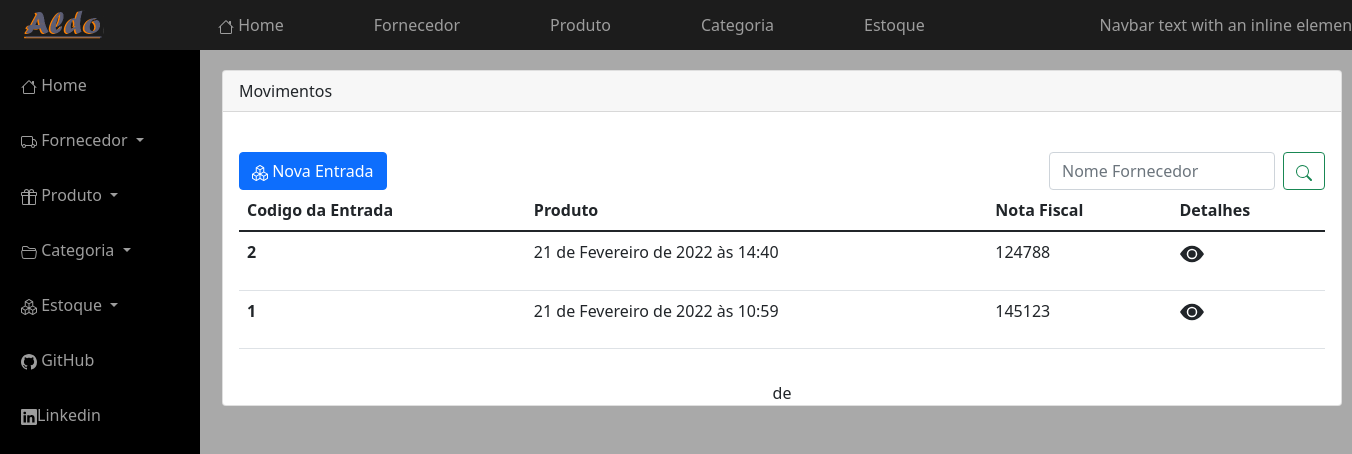
Page /estoque on the earlier database version.
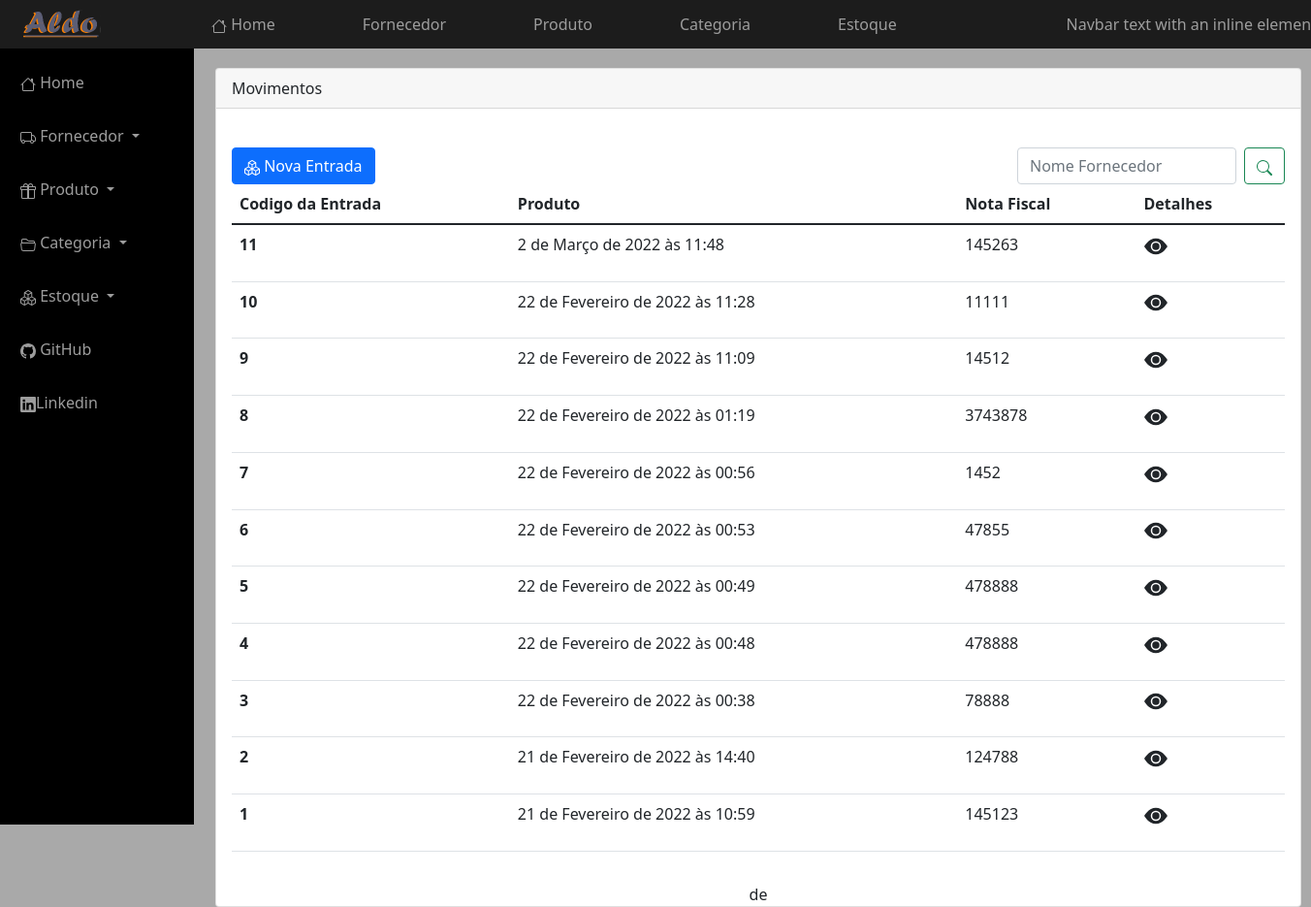
Same page on the later database version.
### estoque/models.py (models this page shows, shortened)
class Estoque(TimeStampeModel):
    funcionario = models.ForeignKey(User, on_delete=models.CASCADE, related_name='estoques')
    nf = models.PositiveIntegerField('nota fiscal', null=True,blank=True)
    movimento = models.CharField(max_length=1, choices=MOVIMENTO)
    class Meta:
         ordering = ('-created',)

### estoque/views.py (the view)
# urls.py: path('', estoque_entrado_list, name='home_estoque'),
def estoque_entrado_list(request):
    template_name = 'estoque/estoque_entrada_list.html'
    objects = Estoque.objects.filter(movimento='e')
    context = {'object_list': objects}
    return render(request, template_name, context)

### estoque/templates/estoque/estoque_entrada_list.html (shortened to what this page needs)
{% extends "core/includes/base.html"%}
{% block main %}
<div class="card" id="card_list_produto">
    <div class="card-header">
    Movimentos
  </div>
    <br>
  <div class="card-body">
      <div class="row">
          <div class="col">
          <a href="{% url 'entrada_estoque' %}" class="btn btn-primary">
              Nova Entrada
          </a>
          </div>
          <form class="d-flex"  id="t">
          <input class="form-control me-2" type="text" name="search"  placeholder="Nome Fornecedor" aria-label="Search">
          <button class="btn btn-outline-success" type="submit">
          </button>
          </form>
          <br>
      </div>
   <table class="table">
  <thead>
    <tr>
      <th scope="col">Codigo da Entrada</th>
      <th scope="col">Produto</th>
      <th scope="col">Nota Fiscal</th>
      <th scope="col">Detalhes</th>
    </tr>
  </thead>
  <tbody>
  {% for entrada in object_list %}
    <tr>
      <th scope="row">{{entrada.id}}</th>
      <td>{{entrada.created}}</td>
      <td>{{entrada.nf}}</td>
      <td><a href="{% url 'estoque_entrada_detalhes' entrada.id %}" class="buton ">
         <p class="text-dark"><svg xmlns="http://www.w3.org/2000/svg" width="1.5em" height="1.5em" fill="currentColor" class="bi bi-eye-fill" viewBox="0 0 16 16">
             <path d="M10.5 8a2.5 2.5 0 1 1-5 0 2.5 2.5 0 0 1 5 0z"/>
             <path d="M0 8s3-5.5 8-5.5S16 8 16 8s-3 5.5-8 5.5S0 8 0 8zm8 3.5a3.5 3.5 0 1 0 0-7 3.5 3.5 0 0 0 0 7z"/>
             </svg></p>
      </a></td>
    </tr>
   {% endfor %}
  </tbody>
</table>
         </div>
    <div class="pagination">
        <span  class="step-links">
          <span>
              {{ produtos.number}} de {{ produtos.paginator.num_pages}}
          </span>
        </span><br>
    </div>
  </div>
</div>
{% endblock %}

### core/templates/core/includes/base.html (shortened to what this page needs)
{% load static %}
<!doctype html>
<html lang="pt-br">
  <head>
    <link href="https://cdn.jsdelivr.net/npm/bootstrap@5.1.1/dist/css/bootstrap.min.css" rel="stylesheet">
      <link rel="stylesheet" href="{% static 'css/styles.css'%}">
  </head>
  <body>
  <div class="container-fluid">
      {% block nav%}
      {% include "core/includes/nav.html" %}
      {% endblock%}
     {% block main %}
     {% endblock %}
  </body>
</html>

### core/templates/core/includes/nav.html (shortened to what this page needs)
{% load static %}
<nav class="navbar navbar-expand-lg navbar-light " id="nav1">
  <div class="container-fluid">
    <a class="navbar-brand" href="#"><img src="{% static 'img/logoAldo1.png' %}" id="logo"></a>
    <div class="collapse navbar-collapse" id="navbarText">
      <ul class="navbar-nav me-auto mb-2 mb-lg-0">
        <li class="nav-item">
          <a class="nav-link active" aria-current="page" href="{% url 'home_core'  %}">
              Home
          </a>
        </li>
        <li class="nav-item">
          <a class="nav-link" href="{% url 'listar_fornecedor'%}">Fornecedor</a>
        </li>
        <li class="nav-item">
          <a class="nav-link" href="{% url 'listar_produto'%}">Produto</a>
        </li>
        <li class="nav-item">
          <a class="nav-link" href="{% url 'home_categorias'%}">Categoria</a>
        </li>
        <li class="nav-item">
          <a class="nav-link" href="{% url 'home_estoque'%}">Estoque</a>
        </li>
      </ul>
        <div id="n">
          <span class="navbar-text" id="2">
           Navbar text with an inline element
          </span>
        </div>
    </div>
  </div>
</nav>
<div class="texto">
<ul class="nav flex-column" id="vanlateral">
    <li class="nav-item">
    <a class="nav-link active" aria-current="page" href="{% url 'home_core'  %}">
 Home
    </a>
  </li>
 <li class="nav-item dropdown">
          <a class="nav-link dropdown-toggle" href="#" id="navbarDropdown" role="button" data-bs-toggle="dropdown" aria-expanded="false">
            Fornecedor
          </a>
        </li>
  <li class="nav-item dropdown">
          <a class="nav-link dropdown-toggle" href="#" id="navbarDropdown" role="button" data-bs-toggle="dropdown" aria-expanded="false">
              Produto
          </a>
        </li>
    <li class="nav-item dropdown">
          <a class="nav-link dropdown-toggle" href="#" id="navbarDropdown" role="button" data-bs-toggle="dropdown" aria-expanded="false">
             Categoria
          </a>
        </li>
      <li class="nav-item dropdown">
          <a class="nav-link dropdown-toggle" href="#" id="navbarDropdown" role="button" data-bs-toggle="dropdown" aria-expanded="false">
 Estoque
          </a>
        </li>
       <li class="nav-item">
    <a class="nav-link active" aria-current="page" href="https://github.com/Aldo-lima/Loja_virtual_em_python">
   GitHub
    </a>
  </li>
       <li class="nav-item">
    <a class="nav-link active" aria-current="page" href="https://linkedin.com/in/aldo-cesar-lima-b86360164">
        Linkedin
    </a>
  </li>
</ul>
</div>

### core/static/css/styles.css (style rules this page uses)
body { background-color : #A9A9A9; }
#nav1 { background-color : #1C1C1C; margin:0px 0px 0px -12px; width:1370px; height: 50px; position:fixed ; }
#nav1 li a { color: #9d9d9d; padding:0px 0px 0px 90px; }
#n span { color: #9d9d9d; }
.texto ul li a { color: #9d9d9d; margin:15px 0px 0px 5px; }
#logo { height: 3rem; }
#vanlateral { background-color : #000000; width:200px; height: 800px; margin:50px 0px 0px -12px; position:fixed ; }
#t { width:300px; }
#card_list_produto { width:1120px; margin: 70px 0px 0px 210px; position: absolute; }
.pagination { margin-buttom:20px; }
.step-links { position:relative; margin-left: auto; margin-right: auto; }

Differences in the rows shown:
added Estoque: id "11", created "2 de Março de 2022 às 11:48", nf "145263"
added Estoque: id "10", created "22 de Fevereiro de 2022 às 11:28", nf "11111"
added Estoque: id "9", created "22 de Fevereiro de 2022 às 11:09", nf "14512"
added Estoque: id "8", created "22 de Fevereiro de 2022 às 01:19", nf "3743878"
added Estoque: id "7", created "22 de Fevereiro de 2022 às 00:56", nf "1452"
added Estoque: id "6", created "22 de Fevereiro de 2022 às 00:53", nf "47855"
added Estoque: id "5", created "22 de Fevereiro de 2022 às 00:49", nf "478888"
added Estoque: id "4", created "22 de Fevereiro de 2022 às 00:48", nf "478888"
added Estoque: id "3", created "22 de Fevereiro de 2022 às 00:38", nf "78888"
